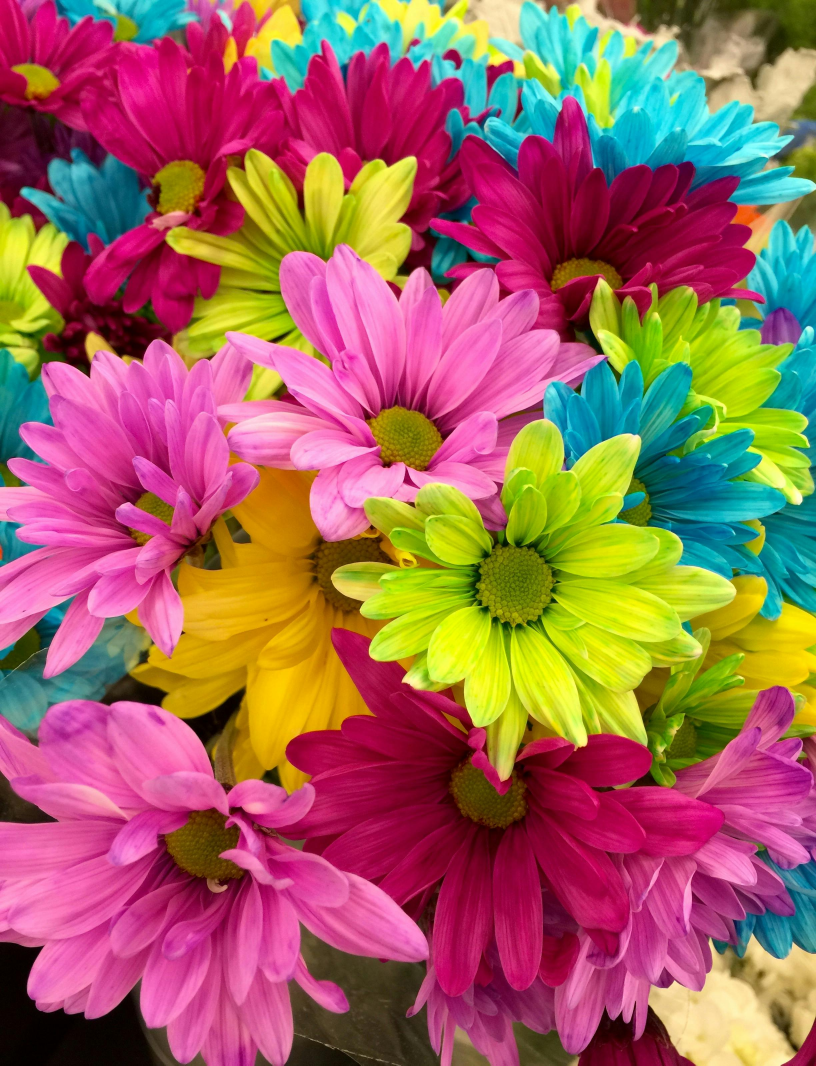
#> input picture kwiatki.jpg, 2448 x 3196 px (shown at 1/3 size)
$ python main2.py
#> lines starting #> are read from the running program, lines starting #| are printed output that depends on the picture; after the words box and inside, x2 and y2 are one past the last pixel; in counts of white or black regions, pixels touching at a corner belong together
import cv2
import numpy as np

scale: float = 255 / 360
colorRanges = np.array([
    round(0 * scale),
    round(20 * scale),
    round(45 * scale),
    round(65 * scale),
    round(150 * scale),
    round(185 * scale),
    round(220 * scale),
    round(250 * scale),
    round(275 * scale),
    round(325 * scale),
    round(360 * scale)
])

image = cv2.imread("kwiatki.jpg")
#> image is the input picture: shape (3196, 2448, 3); mean B, G, R 93.1, 101.9, 159.8
image = cv2.cvtColor(image, cv2.COLOR_BGR2HLS)
#> image: shape (3196, 2448, 3); mean of channels 0, 1, 2 106.4, 112.1, 208.9
images = []

for i in range(1, colorRanges.size):
    rangedImage = cv2.inRange(image, np.array([colorRanges[i - 1], 0, 0]), np.array([colorRanges[i], 256, 256]))
    images.append(rangedImage)
    cv2.imwrite(f"image{round(colorRanges[i] / scale)}.jpg", rangedImage)
#> this loop made 10 passes
#> pass 1, `rangedImage = cv2.inRange(image, np.array([colorRanges[i - 1], 0, 0]),..`:
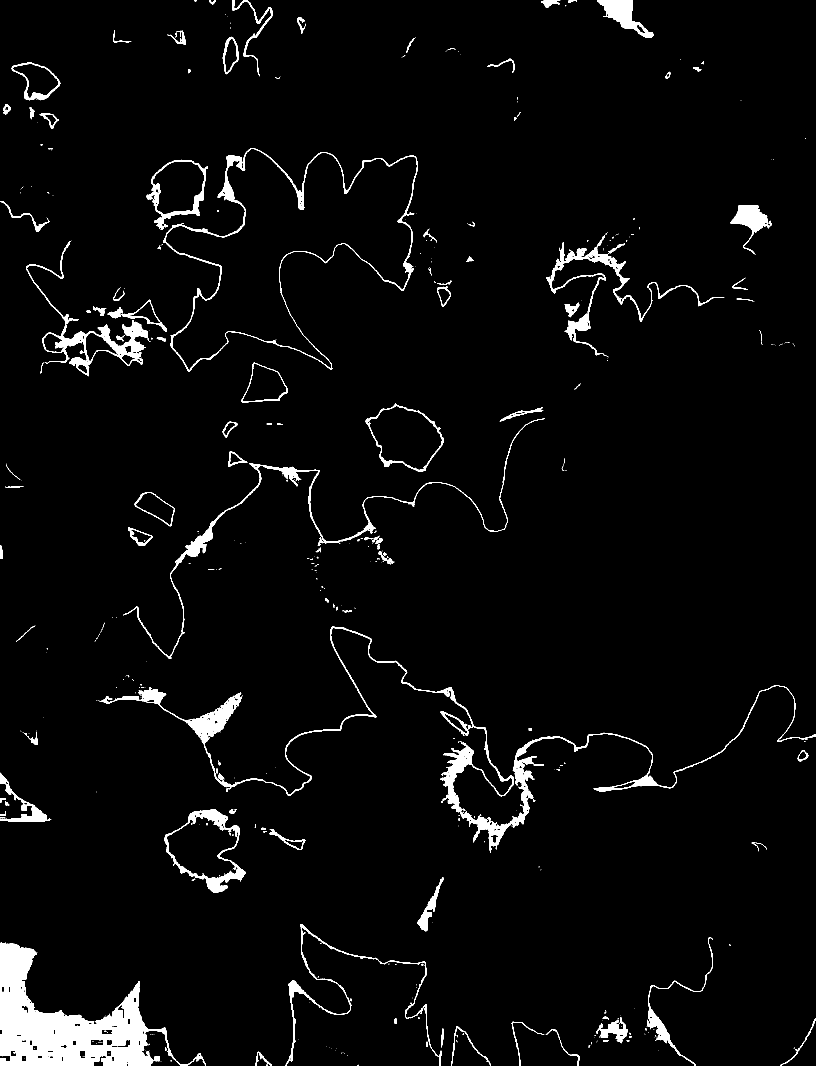
#> rangedImage: shape (3196, 2448) (shown at 1/3 size); 3.4% white; 585 white regions (442 under 20 px), largest, box (x1, y1, x2, y2) and area: (0, 2829, 618, 3196) 82684, (295, 1879, 2448, 2558) 43546, (489, 444, 1253, 1115) 15407
#> pass 2, `rangedImage = cv2.inRange(image, np.array([colorRanges[i - 1], 0, 0]),..`:
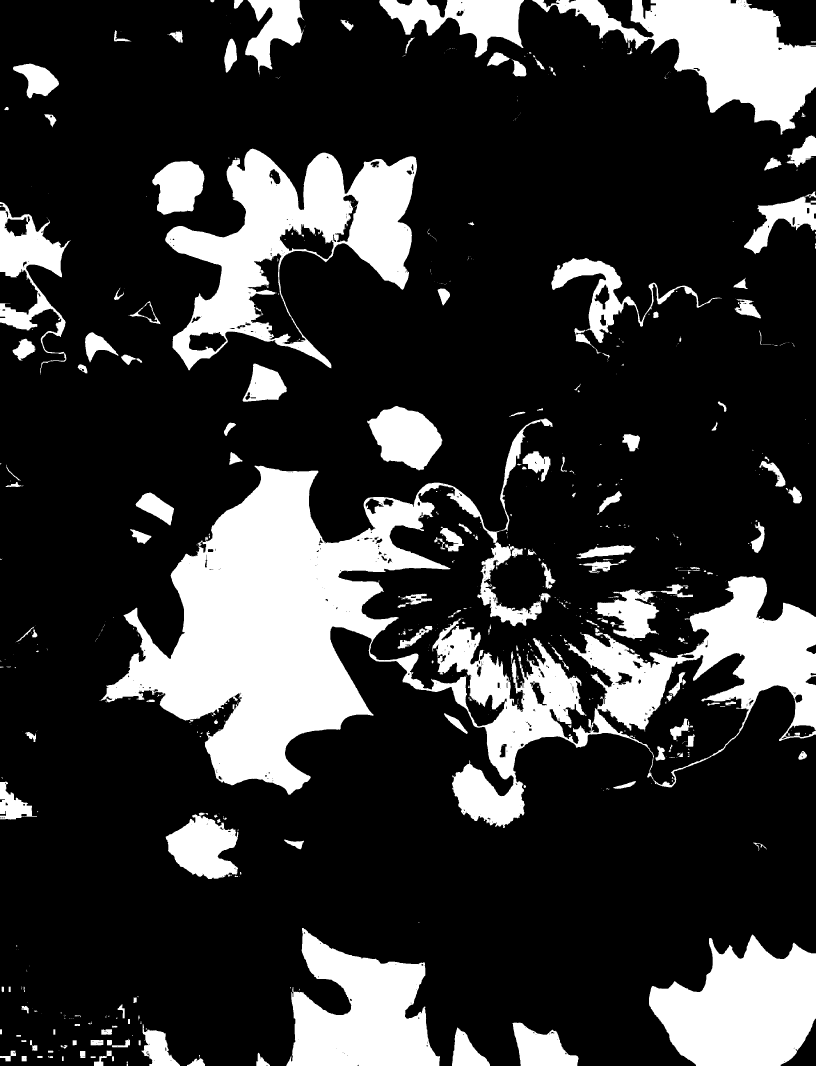
#> rangedImage: shape (3196, 2448) (shown at 1/3 size); 21.3% white; 774 white regions (536 under 20 px), largest, box (x1, y1, x2, y2) and area: (298, 1255, 2448, 2484) 721798, (495, 446, 1251, 1111) 200308, (1596, 0, 2448, 404) 135627
#> pass 3, `rangedImage = cv2.inRange(image, np.array([colorRanges[i - 1], 0, 0]),..`:
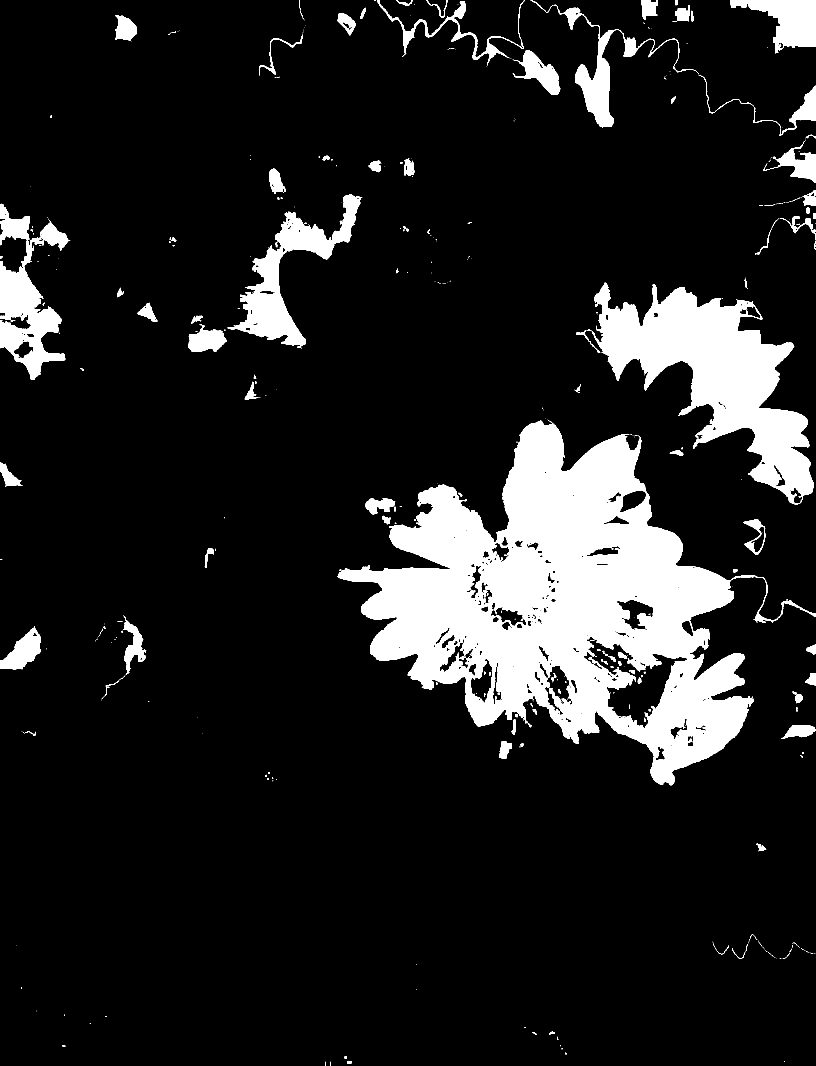
#> rangedImage: shape (3196, 2448) (shown at 1/3 size); 12.9% white; 517 white regions (372 under 20 px), largest, box (x1, y1, x2, y2) and area: (1013, 1262, 2448, 2356) 619148, (1775, 848, 2441, 1513) 172502, (683, 583, 1082, 1038) 45461
#> after the loop, images = 10 items

for i in range(0, len(images)):
    coloredImage = cv2.cvtColor(images[i], cv2.COLOR_GRAY2BGR)
    coloredImage = cv2.cvtColor(coloredImage, cv2.COLOR_BGR2HLS)
    print(round((colorRanges[i] + colorRanges[i + 1])/2))
    mid_hue = round((colorRanges[i - 1] + colorRanges[i]) / 2)
    replacement = [mid_hue, 128, 255]
    coloredImage[(coloredImage[:, :, 1] == 255)] = replacement # Set the hue
    coloredImage = cv2.cvtColor(coloredImage, cv2.COLOR_HLS2BGR)
    cv2.imwrite(f"coloredImage{i}.jpg", coloredImage)
#> this loop made 10 passes
#> (mid_hue, replacement) on passes 1 to 10: (128, [128, 128, 255]), (7, [7, 128, 255]), (23, [23, 128, 255]), (39, [39, 128, 255]), (76, [76, 128, 255]), (118, [118, 128, 255]), (144, [144, 128, 255]), (166, [166, 128, 255]), (186, [186, 128, 255]), (212, [212, 128, 255])
#| 7
#| 23
#| 39
#| 76
#| 118
#| 144
#| 166
#| 186
#> (further printed lines are left out)
#> pass 1, `coloredImage = cv2.cvtColor(coloredImage, cv2.COLOR_HLS2BGR)`:
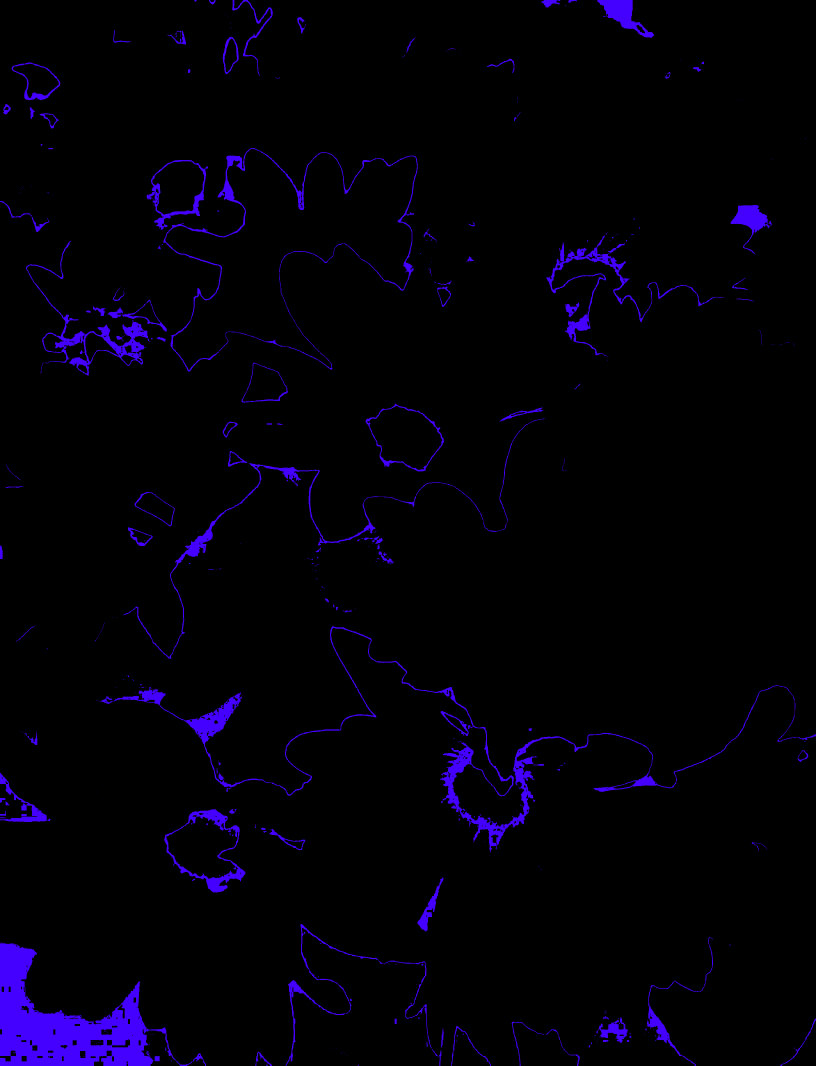
#> coloredImage: shape (3196, 2448, 3) (shown at 1/3 size); mean B, G, R 8.6, 0, 2.3
#> after the loop: coloredImage: shape (3196, 2448, 3); every value is 0

# cv2.imwrite("addedImage.jpg", addedImage)
